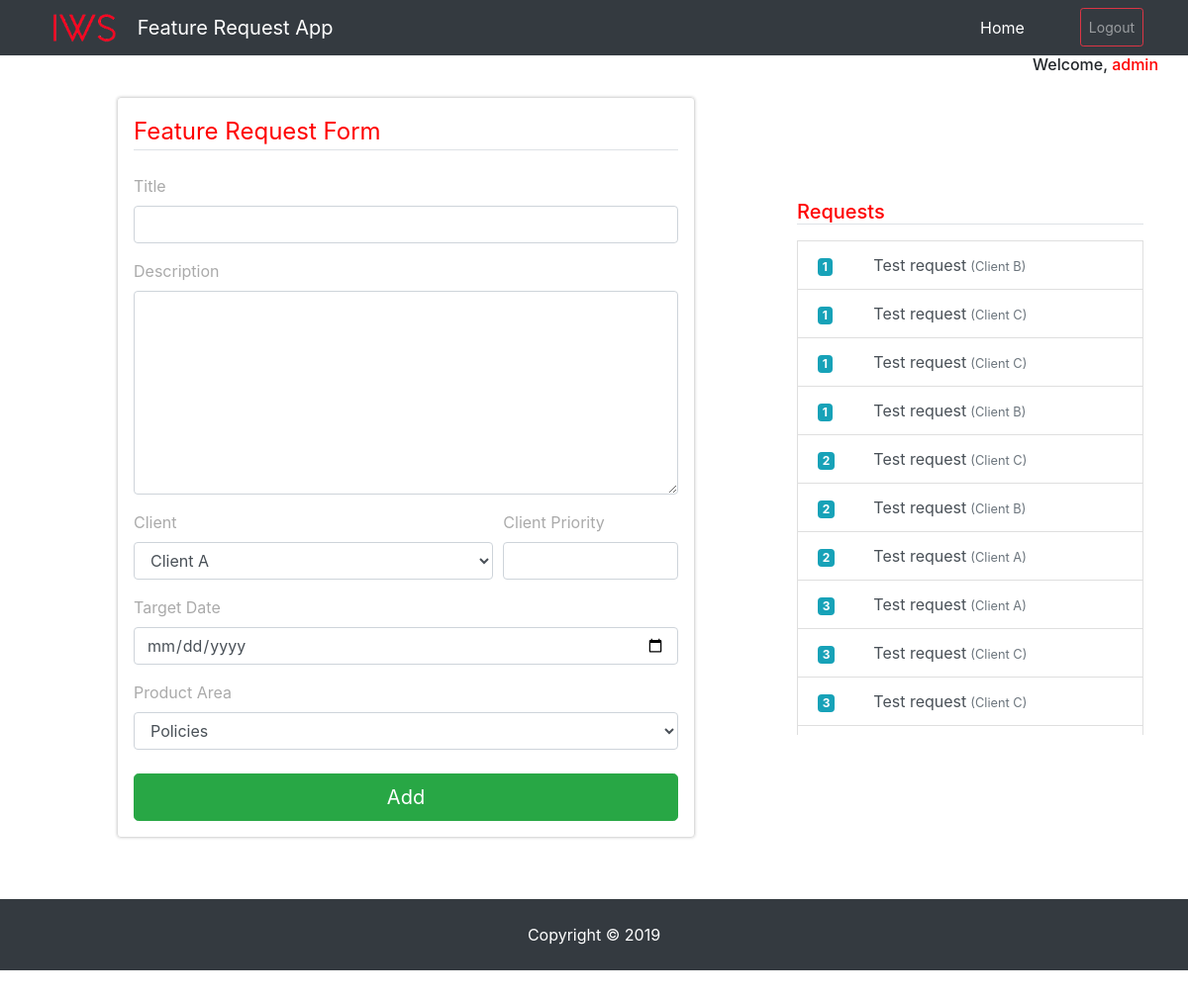
Page /home (signed in) on the committed database.
### project/models.py (models this page shows, shortened)
class User(db.Model):
    __tablename__ = "users"
    id = db.Column(db.Integer, primary_key=True)
    username = db.Column(db.String(25), unique=True, nullable=False)
    email = db.Column(db.String(40), unique=True, nullable=False)
    password = db.Column(db.Text)
    features = relationship("FeatureRequest", backref="author", lazy=True)

class FeatureRequest(db.Model):
    __tablename__ = "requests"
    id = db.Column(db.Integer, primary_key=True)
    title = db.Column(db.String(40), nullable=False)
    description = db.Column(db.Text, nullable=False)
    client = db.Column(db.String(12), nullable=False)
    client_priority = db.Column(db.Integer, nullable=False)
    target_date = db.Column(db.Date, nullable=False)
    product_area = db.Column(db.String(12), nullable=False)
    author_id = db.Column(db.Integer, db.ForeignKey('users.id'))

### project/home/routes.py (the view, shortened to what this page needs)
@home_blueprint.route('/home', methods=['GET', 'POST'])
@login_required
def home():
    error = None
    requests_all = FeatureRequest.query.filter_by(
        author=current_user).order_by('client_priority').all()
    form = FeatureRequestForm()
    return render_template('home.html', error=error, form=form, \
    requests=requests_all, now=datetime.utcnow())

### project/home/forms.py (shortened to what this page needs)
class FeatureRequestForm(FlaskForm):
    title = StringField(
        'Title', validators=[DataRequired(), Length(min=2, max=40)])
    description = TextAreaField(
        'Description', validators=[DataRequired()])
    client = SelectField('Client', choices=[('Client A', 'Client A'), (
        'Client B', 'Client B'), ('Client C', 'Client C')])
    client_priority = IntegerField(
        'Client Priority', validators=[NumberRange(min=1), DataRequired()])
    target_date = DateField('Target Date', validators=[DataRequired()])
    product_area = SelectField('Product Area', choices=[('Policies', 'Policies'), (
        'Billing', 'Billing'), ('Claims', 'Claims'), ('Reports', 'Reports')])
    submit = SubmitField('Add')

### project/__init__.py (called while the page is built)
@login_manager.user_loader
def load_user(user_id):
    return User.query.filter(User.id == int(user_id)).first()

### project/home/templates/home.html (shortened to what this page needs)
{% extends 'layout.html' %}
{% block content %}
<div class="row align-items-center">
  <div class="col-lg-8">
    <form class="form" action="" id="js-form" method="POST">
      <legend class="border-bottom mb-4"><span style="color:red;">Feature Request Form</span></legend>
      <div class="form-group">
        {{form.title.label()}}
        {% if form.title.errors %}
        {{ form.title(class="form-control is-invalid",minlength="4", maxlength="40") }}
        <div class="invalid-feedback">
          {% for error in form.title.errors %}
          <span>{{ error }}</span>
          {% endfor %}
        </div>
        {% else %}
        {{form.title(class="form-control", minlength="4", maxlength="40")}}
        {% endif %}
      </div>
      <div class="mb-3">
        {{form.description.label()}}
        {% if form.description.errors %}
        {{form.description(cols="40", rows="8", class="form-control is-invalid")}}
        <div class="invalid-feedback">
          {% for error in form.description.errors %}
          <span>{{ error }}</span>
          {% endfor %}
        </div>
        {% else %}
        {{form.description(cols="40", rows="8" ,class="form-control")}}
        {% endif %}
      </div>
      <div class="form-row">
        <div class="form-group col-md-8">
          {{form.client.label()}}
          {% if form.client.errors %}
          {{form.client(class="form-control is-invalid")}}
          <div class="invalid-feedback">
            {% for error in form.client.errors %}
            <span>{{ error }}</span>
            {% endfor %}
          </div>
          {% else %}
          {{form.client(class="form-control")}}
          {% endif %}
        </div>
        <div class="form-group col-md-4">
          {{form.client_priority.label()}}
          {% if form.client_priority.errors %}
          {{form.client_priority(class="form-control is-invalid", type="number", min=1)}}
          <div class="invalid-feedback">
            {% for error in form.client_priority.errors %}
            <span>{{ error }}</span>
            {% endfor %}
          </div>
          {% else %}
          {{form.client_priority(class="form-control", type="number", min=1)}}
          {% endif %}
        </div>
      </div>
      <div class="form-group">
        {{form.target_date.label()}}
        {% if form.target_date.errors %}
        {{form.target_date(class="form-control is-invalid", type="date")}}
        <div class="invalid-feedback">
          {% for error in form.target_date.errors %}
          <span>{{ error }}</span>
          {% endfor %}
        </div>
        {% else %}
        {{form.target_date(class="form-control", type="date")}}
        {% endif %}
      </div>
      <div class="form-group">
        {{form.product_area.label()}}
        {% if form.product_area.errors %}
        {{form.product_area(class="form-control is-invalid")}}
        <div class="invalid-feedback">
          {% for error in form.product_area.errors %}
          <span>{{ error }}</span>
          {% endfor %}
        </div>
        {% else %}
        {{form.product_area(class="form-control")}}
        {% endif %}
      </div>
      {{form.submit(class="btn btn-success btn-lg btn-block mt-4")}}
    </form>
  </div>
  <div class="col-md-4">
    <h5 class="border-bottom mb-3"><span style="color:red;">Requests</span></h5>
    <div class="" style="height:500px; overflow:scroll;">
      <div class="list-group" id="list-tab" role="tablist">
        {% for item in requests %}
        <a class="list-group-item list-group-item-action {{item.id}}" id="list-home-list" href="{{url_for('home.detail', featurerequest_id = item.id)}}" role="tab" aria-controls="home">
          <div class="row">
            <div class="col-md-2">
              <span class="badge badge-info mr-1">{{item.client_priority}}</span>
            </div>
            <div class="col-md-10 ">{{item.title}}<small class="ml-1 text-muted">({{item.client}})</small>
            </div>
          </div>
        </a>
        {% endfor %}
      </div>
    </div>
  </div>
</div>
{% endblock %}

### project/templates/layout.html (shortened to what this page needs)
<!doctype html>
<html lang="en">
<head>
  <link rel="stylesheet" href="https://cdnjs.cloudflare.com/ajax/libs/animate.css/3.7.0/animate.min.css">
  <link rel="stylesheet" href="https://stackpath.bootstrapcdn.com/bootstrap/4.3.1/css/bootstrap.min.css">
  <link href="{{url_for('static', filename='css/main.css')}}" rel="stylesheet">
</head>
<body>
  <nav class="navbar navbar-expand-lg navbar-dark bg-dark ">
    <div class="container">
      <a class="navbar-brand" href="{{url_for('home.home')}}">
        <img src="{{url_for('static', filename='images/IWS_copy.svg')}}" width="80" height="30" class="d-inline-block align-top mr-2" id="iws_logo" alt="IWS Logo">
        Feature Request App</a>
      <div class="collapse navbar-collapse" id="navbarResponsive">
        <ul class="navbar-nav ml-auto">
          <li class="nav-item active">
            <a class="nav-link" href="{{url_for('home.home')}}">Home
            </a>
          </li>
          <li class="nav-item ml-5">
            <a class="nav-link btn btn-outline-danger btn-sm" href="{{url_for('users.logout')}}">Logout</a>
          </li>
        </ul>
      </div>
    </div>
  </nav>
  <div class="container">
    <div class="row justify-content-end">
      <h6>Welcome, <span style="color:red;">{{current_user.username}}</span></h6>
    </div>
    {% block content %}
    {% endblock %}
  </div>
  <footer class="py-4 bg-dark mt-5">
    <div class="container">
      <p class="m-0 text-center text-white">Copyright &copy; {{ now.year }}</p>
    </div>
  </footer>
</body>
</html>

### project/static/css/main.css (style rules this page uses)
.form { margin: 2% auto; padding: 1em; width: 80%; color: #aaa; border: .1em solid #ddd; border-radius: 4px; -moz-box-shadow: 0 0 3px #ccc; -webkit-box-shadow: 0 0 3px #ccc; box-shadow: 0 0 3px #ccc; }

### rows in the picture
User: username "admin"
FeatureRequest: client_priority "1", title "Test request", client "Client B"
FeatureRequest: client_priority "1", title "Test request", client "Client C"
FeatureRequest: client_priority "1", title "Test request", client "Client C"
FeatureRequest: client_priority "1", title "Test request", client "Client B"
FeatureRequest: client_priority "2", title "Test request", client "Client C"
FeatureRequest: client_priority "2", title "Test request", client "Client B"
FeatureRequest: client_priority "2", title "Test request", client "Client A"
FeatureRequest: client_priority "3", title "Test request", client "Client A"
FeatureRequest: client_priority "3", title "Test request", client "Client C"
FeatureRequest: client_priority "3", title "Test request", client "Client C"
